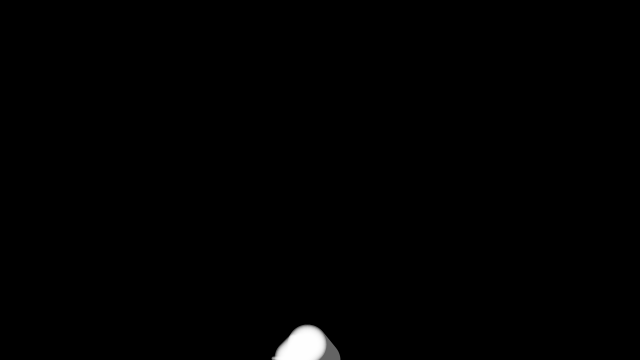
Frame 1 (no input)
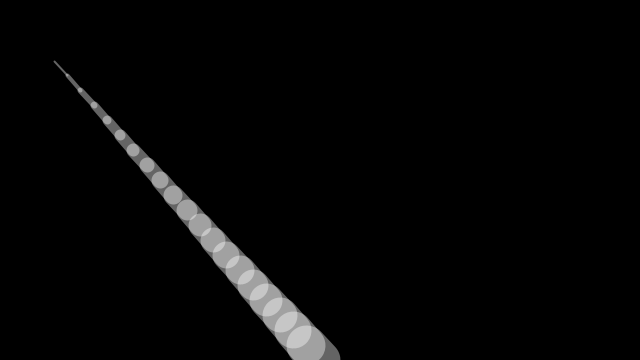
Frame 60 (the mouse pressed at the canvas centre just before this capture)
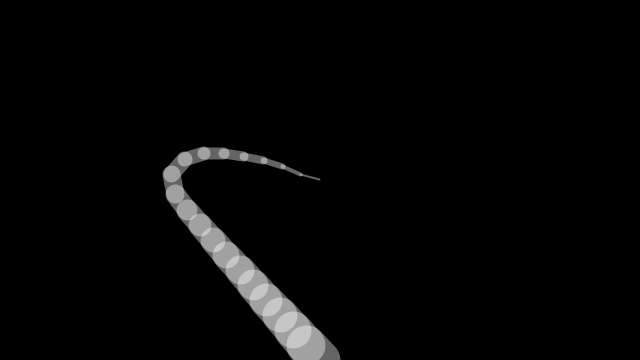
Frame 120 (the mouse held since frame 60 and released just before this capture)

The Processing sketch that drew these frames (run headless with seeded random() and noise(); from frame 60 on, the mouse is pressed at the canvas centre):

// Processing sketch: processing_153673
// ── processing_153673.pde

/**
 * Reach 2  
 * based on code from Keith Peters.
 * 
 * The arm follows the position of the mouse by
 * calculating the angles with atan2(). 
 */

int numSegments = 20;
float[] x = new float[numSegments];
float[] y = new float[numSegments];
float[] angle = new float[numSegments];
float segLength = 20;
float targetX, targetY;

void setup() {
  size(640, 360);
  strokeWeight(20.0);
  stroke(255, 100);
  x[x.length-1] = width/2;     // Set base x-coordinate
  y[x.length-1] = height;  // Set base y-coordinate
}

void draw() {
  background(0);
  
  reachSegment(0, mouseX, mouseY);
  for(int i=1; i<numSegments; i++) {
    reachSegment(i, targetX, targetY);
  }
  for(int i=x.length-1; i>=1; i--) {
    positionSegment(i, i-1);  
  } 
  for(int i=0; i<x.length; i++) {
    segment(x[i], y[i], angle[i], (i+1)*2); 
  }
}

void positionSegment(int a, int b) {
  x[b] = x[a] + cos(angle[a]) * segLength;
  y[b] = y[a] + sin(angle[a]) * segLength; 
}

void reachSegment(int i, float xin, float yin) {
  float dx = xin - x[i];
  float dy = yin - y[i];
  angle[i] = atan2(dy, dx);  
  targetX = xin - cos(angle[i]) * segLength;
  targetY = yin - sin(angle[i]) * segLength;
}

void segment(float x, float y, float a, float sw) {
  strokeWeight(sw);
  pushMatrix();
  translate(x, y);
  rotate(a);
  line(0, 0, segLength, 0);
  popMatrix();
}
